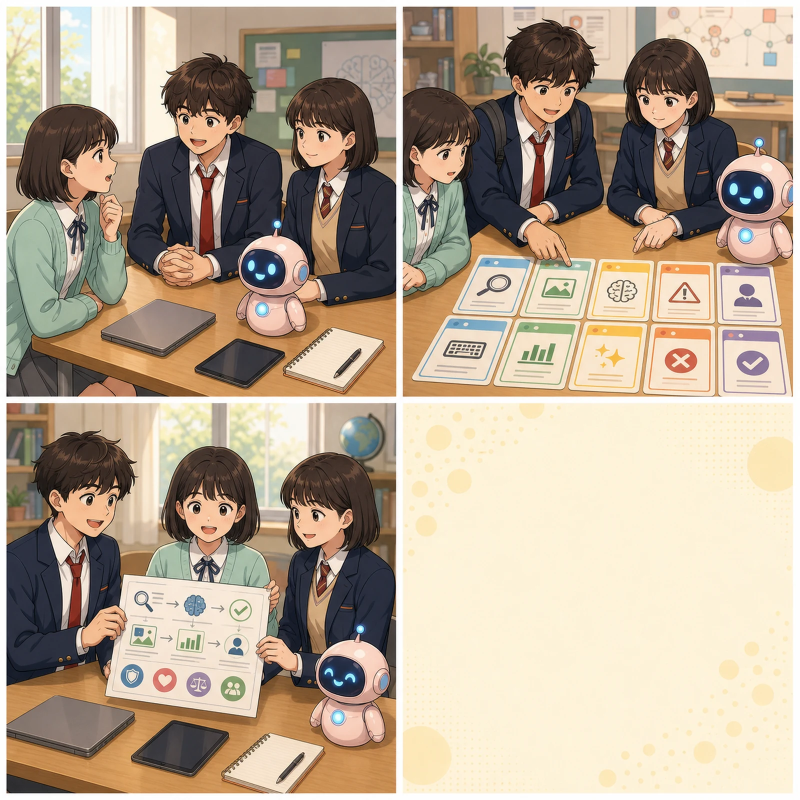
#> input picture docs/storyboards/generated/module-close/m1-close-storyboard.webp, 1600 x 1600 px (shown at 1/2 size); its folder holds only this picture in this run
$ python split-portfolio-storyboard.py --input ../docs/storyboards/generated/module-close/m1-close-storyboard.webp --module m1
#> lines starting #> are read from the running program, lines starting #| are printed output that depends on the picture
"""Store a module-close storyboard and export its first three panels as WebP."""

from __future__ import annotations

import argparse
from pathlib import Path

from PIL import Image, ImageOps


def parse_args() -> argparse.Namespace:
    parser = argparse.ArgumentParser()
    parser.add_argument("--input", required=True, type=Path)
    parser.add_argument("--module", required=True, choices=[f"m{number}" for number in range(1, 7)])
    parser.add_argument("--gutter", type=int, default=10)
    parser.add_argument("--quality", type=int, default=88)
    return parser.parse_args()


def save_webp(image: Image.Image, output: Path, size: tuple[int, int], quality: int) -> None:
    output.parent.mkdir(parents=True, exist_ok=True)
    prepared = ImageOps.fit(
        image,
        size,
        method=Image.Resampling.LANCZOS,
        centering=(0.5, 0.5),
    )
    prepared.save(output, "WEBP", quality=quality, method=6, exact=True)
    with Image.open(output) as result:
        if result.format != "WEBP" or result.size != size:
            raise RuntimeError(f"Invalid output: {output}")


def main() -> None:
    args = parse_args()
    if not args.input.is_file():
        raise FileNotFoundError(args.input)

    with Image.open(args.input) as source:
#> source is the input picture: PIL image 1600x1600 RGB; mean R, G, B 183, 166.5, 146.3
        image = ImageOps.exif_transpose(source).convert("RGB")
        save_webp(
            image,
            Path(f"docs/storyboards/generated/module-close/{args.module}-close-storyboard.webp"),
            (1600, 1600),
            args.quality,
        )

        width, height = image.size
#> width = 1600; height = 1600
        center_x = width // 2
#> center_x = 800
        center_y = height // 2
#> center_y = 800
        half_gutter = max(0, args.gutter // 2)
        boxes = [
            (0, 0, center_x - half_gutter, center_y - half_gutter),
            (center_x + half_gutter, 0, width, center_y - half_gutter),
            (0, center_y + half_gutter, center_x - half_gutter, height),
        ]
        for index, box in enumerate(boxes, start=1):
            output = Path(
                f"public/lessons/story/module-close/{args.module}/"
                f"{args.module}-close-scene-{index:02d}.webp"
            )
            save_webp(image.crop(box), output, (1200, 900), args.quality)
#> call 2 of save_webp, with size = (1200, 900), quality = 88
#> in save_webp (call 2), `prepared = ImageOps.fit( image, size, method=Image.Resampling.LANCZOS,..`:
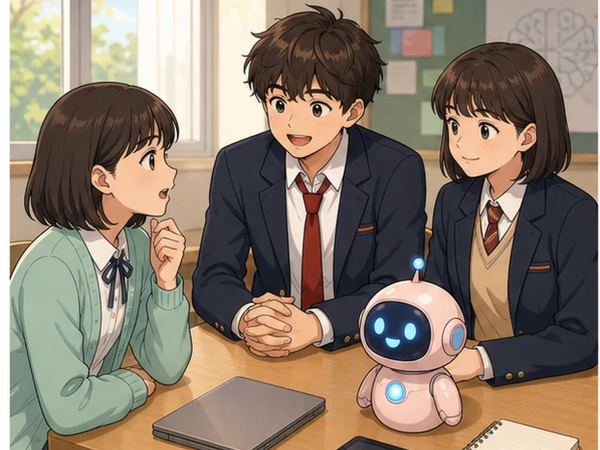
#> prepared: PIL image 1200x900 RGB (shown at 1/2 size); mean R, G, B 139.9, 125.1, 109.8
#> in save_webp (call 2), `prepared = ImageOps.fit( image, size, method=Image.Resampling.LANCZOS,..`:
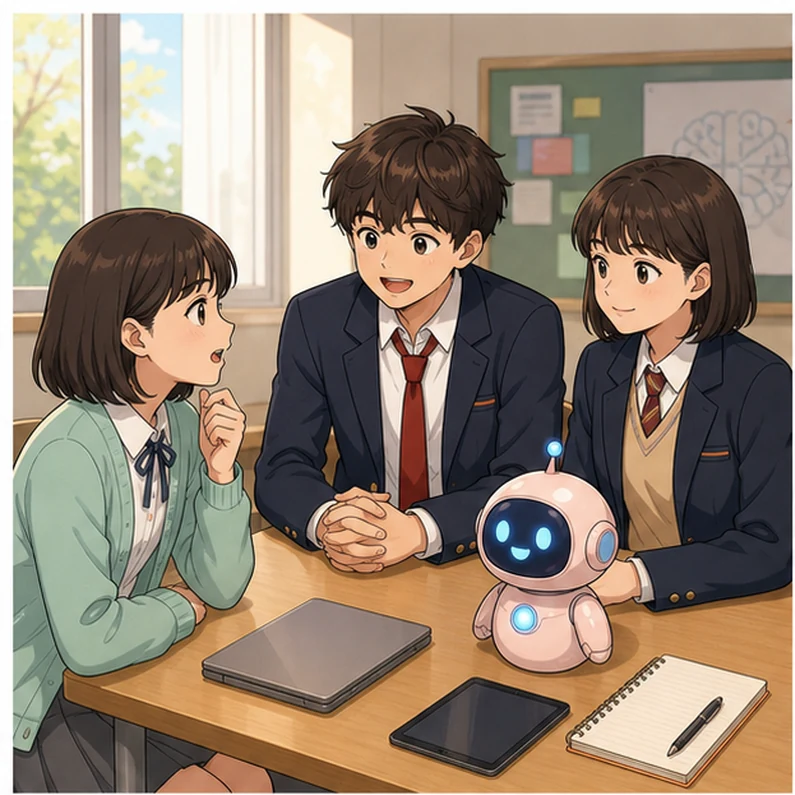
#> image: PIL image 795x795 RGB; mean R, G, B 149.9, 133.5, 116.3
            print(f"{output} | 1200x900 | WebP")
#| public/lessons/story/module-close/m1/m1-close-scene-01.webp | 1200x900 | WebP


if __name__ == "__main__":
    main()
